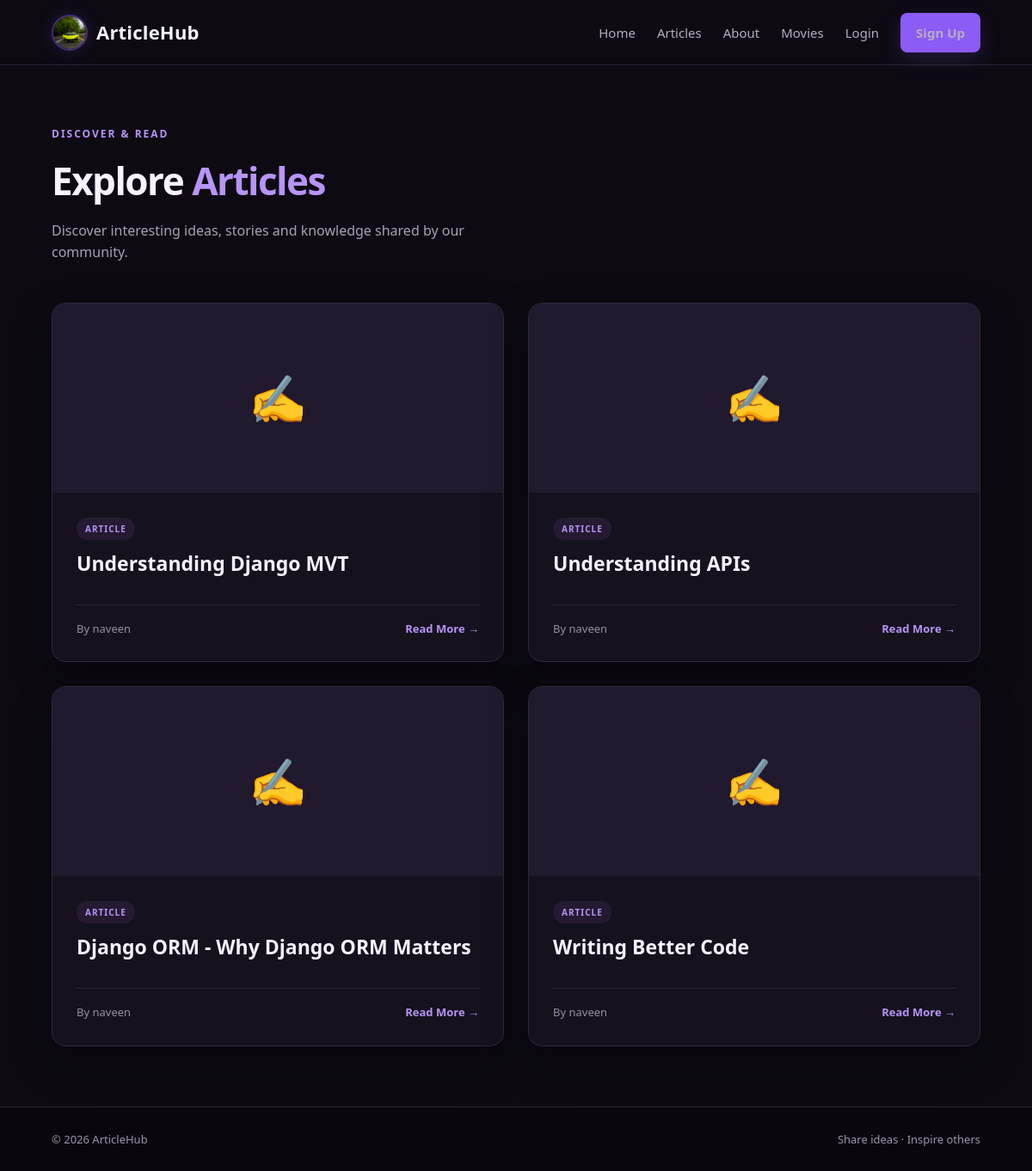
The app's page /codex/ with its own data.
### codex/models.py (models this page shows)
class Article(models.Model):
    title = models.CharField(max_length=100)
    slug = models.SlugField()
    body = models.TextField()
    date = models.DateTimeField(auto_now_add=True)
    image = models.ImageField(upload_to="display/",null = True, blank = True)
    author = models.ForeignKey(User,default=None,on_delete=models.CASCADE)

### codex/views.py (the view)
# urls.py: path('',views.list,name="list"),
def list(request):
    articles = Article.objects.all().order_by('date')
    return render(request,'codex/code.html',{'articles':articles})

### templates/codex/code.html (shortened to what this page needs)
{% extends 'base_layout.html' %}
{% block content %}
<section class="articles-page">
    <div class="articles-heading">
        <div>
            <p class="section-label">
                DISCOVER & READ
            </p>
            <h1>
                Explore <span>Articles</span>
            </h1>
            <p class="section-description">
                Discover interesting ideas, stories and knowledge
                shared by our community.
            </p>
        </div>
    </div>
    <div class="article-grid">
        {% for article in articles %}
        <article class="article-card">
            {% if article.thumb %}
            <div class="article-image">
                <img src="{{ article.thumb.url }}"
                     alt="{{ article.title }}">
            </div>
            {% else %}
            <div class="article-placeholder">
                ✍️
            </div>
            {% endif %}
            <div class="article-body">
                <span class="article-tag">
                    ARTICLE
                </span>
                <h2>
                    <a href="{% url 'codex:detail' slug=article.slug %}">
                        {{ article.title }}
                    </a>
                </h2>
                <div class="article-bottom">
                    <span class="author">
                        By {{ article.author }}
                    </span>
                    <a href="{% url 'codex:detail' slug=article.slug %}"
                       class="read-link">
                        Read More →
                    </a>
                </div>
            </div>
        </article>
        {% endfor %}
    </div>
</section>
{% endblock %}

### templates/base_layout.html (shortened to what this page needs)
{% load static %}
<!DOCTYPE html>
<html lang="en">
<head>
    <link rel="stylesheet" href="{% static 'css/style.css' %}?v=20260919">
</head>
<body>
    <header class="navbar">
        <div class="nav-container">
            <a href="{% url 'home' %}" class="logo">
                <img src="{% static 'car.webp' %}" alt="ArticleHub">
                <span>ArticleHub</span>
            </a>
            <nav class="navigation">
                <a href="{% url 'home' %}">
                    Home
                </a>
                <a href="{% url 'codex:list' %}">
                    Articles
                </a>
                <a href="{% url 'about' %}">
                    About
                </a>
                <a href="{% url 'movies' %}">Movies</a>
                {% if user.is_authenticated %}
                    <a href="{% url 'codex:create' %}" class="nav-button">
                        + New Article
                    </a>
                    <form action="{% url 'accounts:logout' %}"
                          method="post"
                          class="logout-form">
                        {% csrf_token %}
                        <button type="submit">
                            Logout
                        </button>
                    </form>
                {% else %}
                    <a href="{% url 'accounts:login' %}">
                        Login
                    </a>
                    <a href="{% url 'accounts:signup' %}"
                       class="signup-button">
                        Sign Up
                    </a>
                {% endif %}
            </nav>
        </div>
    </header>
    <main>
        {% block content %}
        {% endblock %}
    </main>
    <footer class="footer">
        <p>© 2026 ArticleHub</p>
        <p>Share ideas · Inspire others</p>
    </footer>
</body>
</html>

### records on screen
Article: title "Understanding Django MVT", author "naveen"
Article: title "Understanding APIs", author "naveen"
Article: title "Django ORM - Why Django ORM Matters", author "naveen"
Article: title "Writing Better Code", author "naveen"
